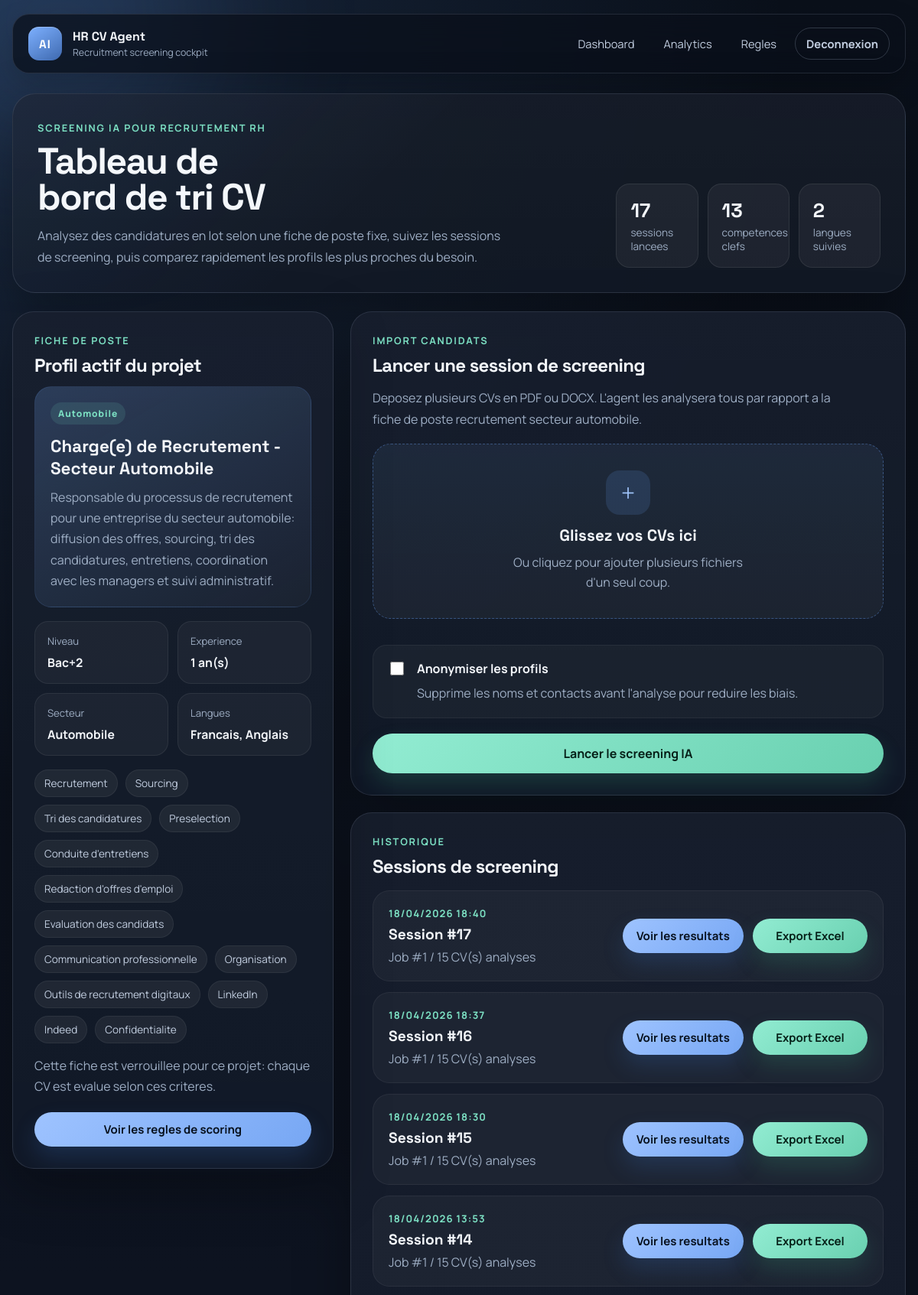
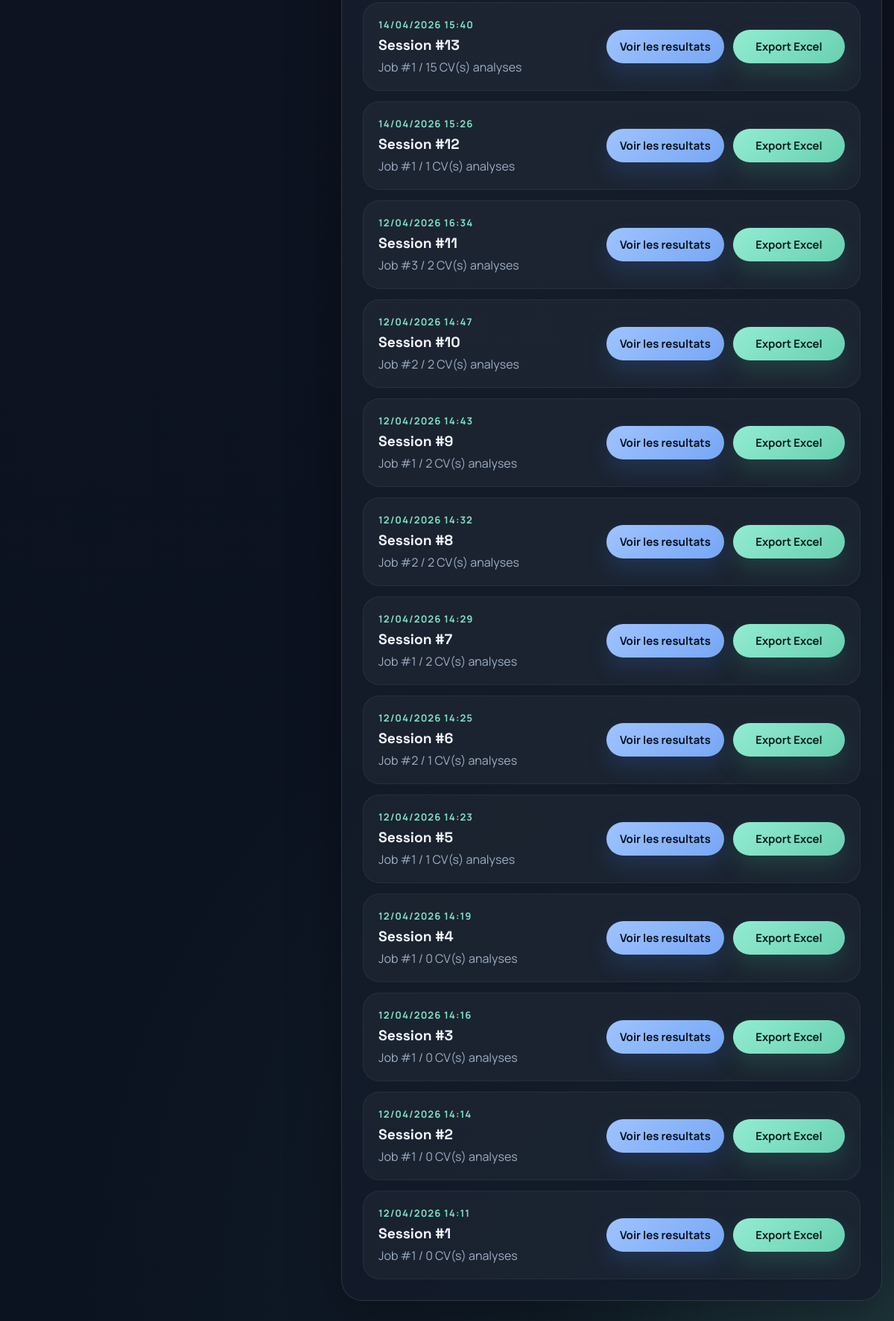
The page / (signed in) on the database its author committed (2 pictures, top to bottom).
### core/db/models.py (models this page shows)
class JobProfile(Base):
    __tablename__ = "job_profiles"
    id = Column(Integer, primary_key=True, index=True)
    title = Column(String, index=True)
    description = Column(Text)
    required_skills = Column(Text) # JSON string
    required_languages = Column(Text, default="[]") # JSON string
    education_level = Column(String) # e.g. "Bac+5"
    experience_years = Column(Integer)
    sector = Column(String)
    created_at = Column(DateTime, default=datetime.utcnow)
    sessions = relationship("ScreeningSession", back_populates="job_profile", cascade="all, delete-orphan")

class ScreeningSession(Base):
    __tablename__ = "screening_sessions"
    id = Column(Integer, primary_key=True, index=True)
    job_id = Column(Integer, ForeignKey("job_profiles.id"))
    timestamp = Column(DateTime, default=datetime.utcnow)
    job_profile = relationship("JobProfile", back_populates="sessions")
    candidates = relationship("Candidate", back_populates="session", cascade="all, delete-orphan")

### web/app.py (the view)
@app.route("/")
@login_required
def dashboard():
    db = SessionLocal()
    try:
        job = ensure_project_job_profile(db)
        sessions = db.query(models.ScreeningSession).order_by(models.ScreeningSession.timestamp.desc()).all()
        return render_template(
            "dashboard.html",
            job=job,
            sessions=sessions,
            job_skills=json.loads(job.required_skills or "[]"),
            job_languages=json.loads(job.required_languages or "[]"),
        )
    finally:
        db.close()

### web/app.py (called while the page is built)
def ensure_project_job_profile(db):
    return crud.upsert_singleton_job(
        db,
        title=PROJECT_JOB_PROFILE["title"],
        description=PROJECT_JOB_PROFILE["description"],
        skills=PROJECT_JOB_PROFILE["skills"],
        education_level=PROJECT_JOB_PROFILE["education_level"],
        experience_years=PROJECT_JOB_PROFILE["experience_years"],
        sector=PROJECT_JOB_PROFILE["sector"],
        languages=PROJECT_JOB_PROFILE["languages"],
    )

@login_manager.user_loader
def load_user(user_id):
    db = SessionLocal()
    user = db.query(models.User).filter(models.User.id == int(user_id)).first()
    db.close()
    if user:
        return UserAuth(user.id, user.username)
    return None

### web/templates/dashboard.html (shortened to what this page needs)
{% extends "layout.html" %}
{% block content %}
<section class="hero-panel">
    <div>
        <span class="eyebrow">Screening IA pour recrutement RH</span>
        <h1 class="hero-title">Tableau de bord de tri CV</h1>
        <p class="hero-copy">
            Analysez des candidatures en lot selon une fiche de poste fixe, suivez les sessions de screening,
            puis comparez rapidement les profils les plus proches du besoin.
        </p>
    </div>
    <div class="hero-metrics">
        <div class="metric-pill">
            <strong>{{ sessions|length }}</strong>
            <span>sessions lancees</span>
        </div>
        <div class="metric-pill">
            <strong>{{ job_skills|length }}</strong>
            <span>competences clefs</span>
        </div>
        <div class="metric-pill">
            <strong>{{ job_languages|length }}</strong>
            <span>langues suivies</span>
        </div>
    </div>
</section>
<div class="dashboard-shell">
    <aside class="dashboard-sidebar">
        <div class="card profile-card">
            <div class="section-head">
                <span class="section-kicker">Fiche de poste</span>
                <h2>Profil actif du projet</h2>
            </div>
            {% if job %}
            <div class="profile-spotlight">
                <div class="profile-badge">Automobile</div>
                <h3>{{ job.title }}</h3>
                <p>{{ job.description }}</p>
            </div>
            <div class="detail-grid">
                <div class="detail-chip">
                    <span>Niveau</span>
                    <strong>{{ job.education_level }}</strong>
                </div>
                <div class="detail-chip">
                    <span>Experience</span>
                    <strong>{{ job.experience_years }} an(s)</strong>
                </div>
                <div class="detail-chip">
                    <span>Secteur</span>
                    <strong>{{ job.sector }}</strong>
                </div>
                <div class="detail-chip">
                    <span>Langues</span>
                    <strong>{{ job_languages|join(', ') }}</strong>
                </div>
            </div>
            <div class="tag-cloud">
                {% for skill in job_skills %}
                <span class="tag">{{ skill }}</span>
                {% endfor %}
            </div>
            <p class="support-note">
                Cette fiche est verrouillee pour ce projet: chaque CV est evalue selon ces criteres.
            </p>
            {% else %}
            <p>Aucune fiche de poste disponible.</p>
            {% endif %}
            <a href="{{ url_for('scoring_rules') }}" class="btn profile-link">Voir les regles de scoring</a>
        </div>
    </aside>
    <section class="dashboard-main">
        <div class="card upload-card">
            <div class="section-head">
                <span class="section-kicker">Import candidats</span>
                <h2>Lancer une session de screening</h2>
            </div>
            <p class="section-copy">
                Deposez plusieurs CVs en PDF ou DOCX. L'agent les analysera tous par rapport a la fiche de poste
                recrutement secteur automobile.
            </p>
            <form action="{{ url_for('screen_job') }}" method="POST" enctype="multipart/form-data" id="screenForm">
                <div class="cyber-dropzone" id="dropzone">
                    <div class="dropzone-icon">+</div>
                    <h4>Glissez vos CVs ici</h4>
                    <p>Ou cliquez pour ajouter plusieurs fichiers d'un seul coup.</p>
                </div>
                <label class="checkbox-panel">
                    <input type="checkbox" name="anonymize" value="true">
                    <span>
                        <strong>Anonymiser les profils</strong>
                        Supprime les noms et contacts avant l'analyse pour reduire les biais.
                    </span>
                </label>
                <button type="submit" class="btn btn-accent launch-btn">Lancer le screening IA</button>
            </form>
        </div>
        <div class="card sessions-card">
            <div class="section-head">
                <span class="section-kicker">Historique</span>
                <h2>Sessions de screening</h2>
            </div>
            {% if sessions %}
            <div class="session-list">
                {% for session in sessions %}
                <article class="session-item">
                    <div class="session-meta">
                        <div class="session-date">{{ session.timestamp.strftime('%d/%m/%Y %H:%M') }}</div>
                        <h3>Session #{{ session.id }}</h3>
                        <p>Job #{{ session.job_id }} / {{ session.candidates|length }} CV(s) analyses</p>
                    </div>
                    <div class="session-actions">
                        <form action="{{ url_for('compare') }}" method="GET">
                            <button type="submit" class="btn session-btn">Voir les resultats</button>
                        </form>
                        <a href="{{ url_for('export_session', session_id=session.id) }}" class="btn btn-accent session-btn session-link">Export Excel</a>
                    </div>
                </article>
                {% endfor %}
            </div>
            {% else %}
            <div class="empty-state">
                <h3>Aucune session recente</h3>
                <p>Votre prochaine analyse apparaitra ici avec les liens de comparaison et d'export.</p>
            </div>
            {% endif %}
        </div>
    </section>
</div>
{% endblock %}

### web/templates/layout.html (shortened to what this page needs)
<!DOCTYPE html>
<html lang="fr">
<head>
    <link rel="stylesheet" href="{{ url_for('static', filename='css/styles.css') }}">
</head>
<body>
    <div class="page-glow glow-one"></div>
    <nav class="navbar">
        <a href="{{ url_for('dashboard') }}" class="brand-block">
            <span class="brand-mark">AI</span>
            <div class="brand-copy">
                <strong>HR CV Agent</strong>
                <span>Recruitment screening cockpit</span>
            </div>
        </a>
        <div class="nav-links">
            {% if current_user.is_authenticated %}
            <a href="{{ url_for('dashboard') }}">Dashboard</a>
            <a href="{{ url_for('analytics') }}">Analytics</a>
            <a href="{{ url_for('scoring_rules') }}">Regles</a>
            <a href="{{ url_for('logout') }}" class="btn btn-ghost">Deconnexion</a>
            {% endif %}
        </div>
    </nav>
    <main class="container">
        {% block content %}{% endblock %}
    </main>
</body>
</html>

### rows shown on the page
JobProfile: title "Charge(e) de Recrutement - Secteur Automobile", description "Responsable du processus de recrutement pour une entreprise du secteur automobile: diffusion des offres, sourcing, tri des candidatures, entretiens, coordination avec les managers et suivi administratif.", education_level "Bac+2", experience_years "1", sector "Automobile"
ScreeningSession: timestamp "18/04/2026 18:40", id "17", job_id "1", candidates|length "15"
ScreeningSession: timestamp "18/04/2026 18:37", id "16", job_id "1", candidates|length "15"
ScreeningSession: timestamp "18/04/2026 18:30", id "15", job_id "1", candidates|length "15"
ScreeningSession: timestamp "18/04/2026 13:53", id "14", job_id "1", candidates|length "15"
ScreeningSession: timestamp "14/04/2026 15:40", id "13", job_id "1", candidates|length "15"
ScreeningSession: timestamp "14/04/2026 15:26", id "12", job_id "1", candidates|length "1"
ScreeningSession: timestamp "12/04/2026 16:34", id "11", job_id "3", candidates|length "2"
ScreeningSession: timestamp "12/04/2026 14:47", id "10", job_id "2", candidates|length "2"
ScreeningSession: timestamp "12/04/2026 14:43", id "9", job_id "1", candidates|length "2"
ScreeningSession: timestamp "12/04/2026 14:32", id "8", job_id "2", candidates|length "2"
ScreeningSession: timestamp "12/04/2026 14:29", id "7", job_id "1", candidates|length "2"
ScreeningSession: timestamp "12/04/2026 14:25", id "6", job_id "2", candidates|length "1"
ScreeningSession: timestamp "12/04/2026 14:23", id "5", job_id "1", candidates|length "1"
ScreeningSession: timestamp "12/04/2026 14:19", id "4", job_id "1", candidates|length "0"
ScreeningSession: timestamp "12/04/2026 14:16", id "3", job_id "1", candidates|length "0"
ScreeningSession: timestamp "12/04/2026 14:14", id "2", job_id "1", candidates|length "0"
ScreeningSession: timestamp "12/04/2026 14:11", id "1", job_id "1", candidates|length "0"

### other values the page prints
{{ sessions|length }} "17"
{{ job_skills|length }} "13"
{{ job_languages|length }} "2"
{{ job_languages|join(', ') }} "Francais, Anglais"
{{ skill }} "Recrutement" "Sourcing" "Tri des candidatures" "Preselection" "Conduite d'entretiens" "Redaction d'offres d'emploi" "Evaluation des candidats" "Communication professionnelle" "Organisation" "Outils de recrutement digitaux" "LinkedIn" "Indeed" "Confidentialite"
